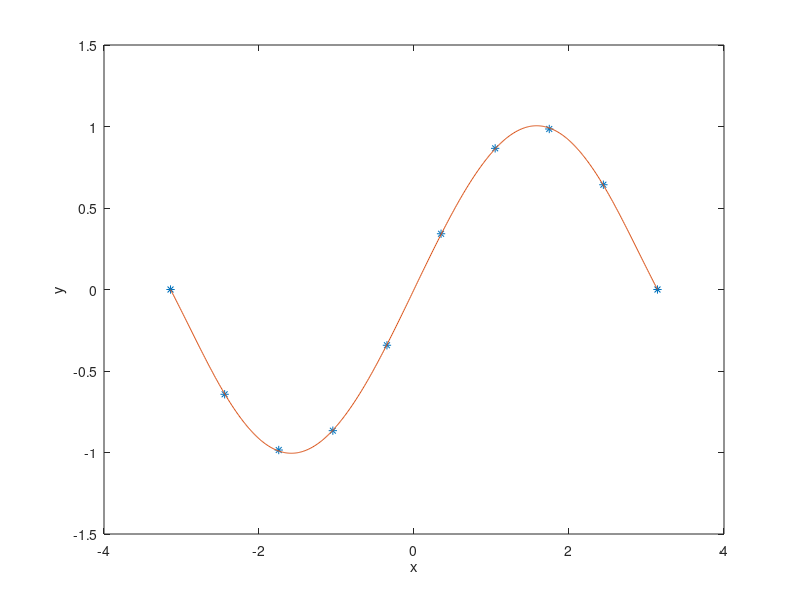
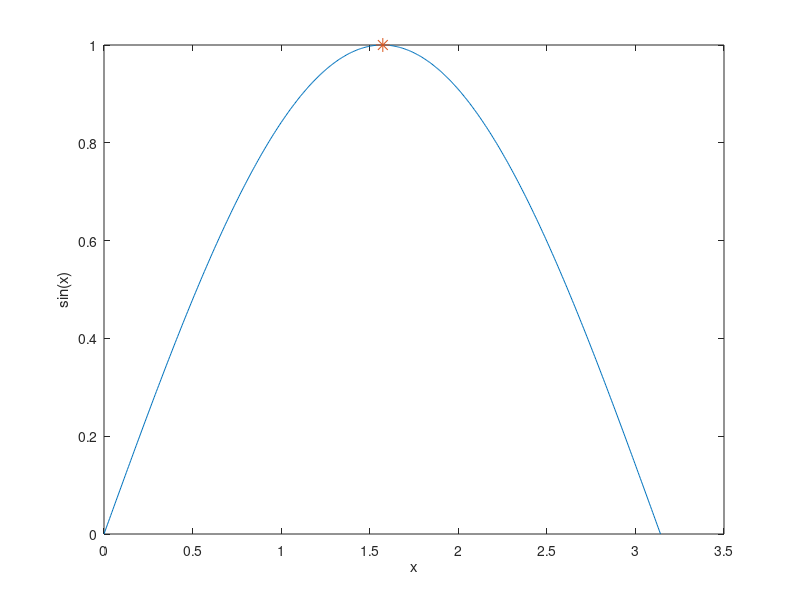

Write the MATLAB code that produced these figures, in order. (Note: this script raises an error after producing the figures.)
function test3
clc;clear;
problem1;
problem2;
problem3;
end

function problem1
x = linspace(-pi,pi,10);
y = sin(x);
figure(1),clf,plot(x,y,'*');
hold on;
xlabel('x');
ylabel('y');
xFit = linspace(min(x),max(x),500);
p = polyfit(x,y,5);
yFit = polyval(p,xFit);
plot(xFit,yFit);
p1 = p;
p1(end) = p1(end)-0.5;
s = roots(p1);
disp(s(abs(s)<pi));
end
function problem2
x = linspace(0,pi,500);
y = sin(x);
dx = x(2)-x(1);
for i = 1:length(x)-1
    ydiff(i) = (y(i+1)-y(i))/dx; 
end
xdiff = x(2:end);
figure(2),clf,plot(x,y);
hold on;
xlabel('x');
ylabel('sin(x)');
xmax = xdiff(ydiff==0);
plot(xmax,y(x==xmax),'*','MarkerSize',10);
disp(['The maximum value of x is approximatively ',num2str(xmax)]);
end

function problem3
r1 = 500;r2=1000;r3=200;
v1 = linspace(0,5,1000);
syms v2 v3 I;
for i = 1:length(v1)
   eq1 = (1/r1+2/r2)*v1(i)-1/r2*v2-1/r2*v3==0;
   eq2 = -(1/r2)*v1(i)-(1/r2)*v2+(1/r3+2/r2)*v3==0;
   eq3 = -v1(i)/r2+(2*v2)/r2-v3/r2==I;
   s(i) = solve(eq1,eq2,eq3);
   v2s(i)=double(s(i).v2);v3s(i)=double(s(i).v3);Is(i) = double(s(i).I);
end
b=Is((v1<5)&(v2s<5)&(v3s<5));
disp(['The maximum curent is ' num2str(max(b)),'A it happens for V1 = ',num2str(v1(b==max(b))),'V, V2 = ',num2str(v2s(b==max(b))), 'and V3 = ',num2str(v3s(b==max(b))),'V. ']);
end
